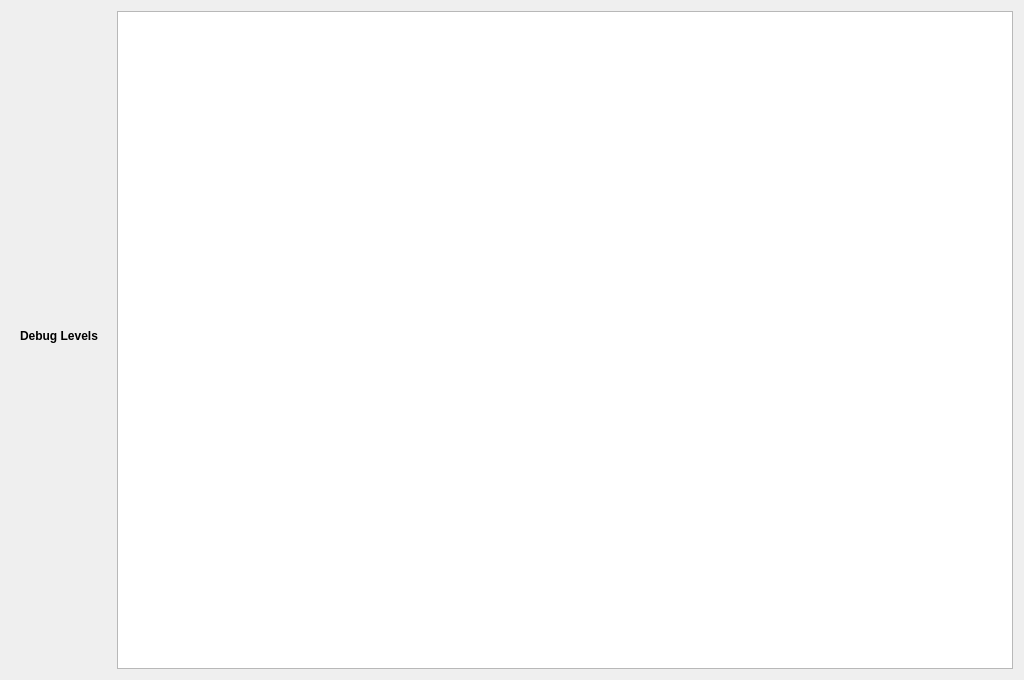
<?xml version="1.0" encoding="UTF-8"?>
<ui version="4.0">
 <class>DebugView</class>
 <widget class="QDialog" name="DebugView">
  <property name="geometry">
   <rect>
    <x>0</x>
    <y>0</y>
    <width>1024</width>
    <height>680</height>
   </rect>
  </property>
  <property name="windowTitle">
   <string>Debug view</string>
  </property>
  <property name="windowIcon">
   <iconset resource="zm_resources.qrc">
    <normaloff>:/icons/de_logo_48px.png</normaloff>:/icons/de_logo_48px.png</iconset>
  </property>
  <layout class="QHBoxLayout" name="horizontalLayout_2">
   <item>
    <widget class="QWidget" name="dbgItems" native="true">
     <property name="minimumSize">
      <size>
       <width>100</width>
       <height>0</height>
      </size>
     </property>
     <layout class="QVBoxLayout" name="verticalLayout">
      <item>
       <widget class="QLabel" name="label">
        <property name="font">
         <font>
          <weight>75</weight>
          <bold>true</bold>
         </font>
        </property>
        <property name="text">
         <string>Debug Levels</string>
        </property>
       </widget>
      </item>
      <item>
       <spacer name="verticalSpacer">
        <property name="orientation">
         <enum>Qt::Vertical</enum>
        </property>
        <property name="sizeType">
         <enum>QSizePolicy::Fixed</enum>
        </property>
        <property name="sizeHint" stdset="0">
         <size>
          <width>20</width>
          <height>8</height>
         </size>
        </property>
       </spacer>
      </item>
     </layout>
    </widget>
   </item>
   <item>
    <layout class="QVBoxLayout" name="verticalLayout_2">
     <item>
      <widget class="QPlainTextEdit" name="log">
       <property name="undoRedoEnabled">
        <bool>false</bool>
       </property>
       <property name="lineWrapMode">
        <enum>QPlainTextEdit::WidgetWidth</enum>
       </property>
       <property name="readOnly">
        <bool>true</bool>
       </property>
      </widget>
     </item>
     <item>
      <layout class="QHBoxLayout" name="horizontalLayout"/>
     </item>
    </layout>
   </item>
  </layout>
 </widget>
 <resources>
  <include location="zm_resources.qrc"/>
 </resources>
 <connections/>
</ui>
